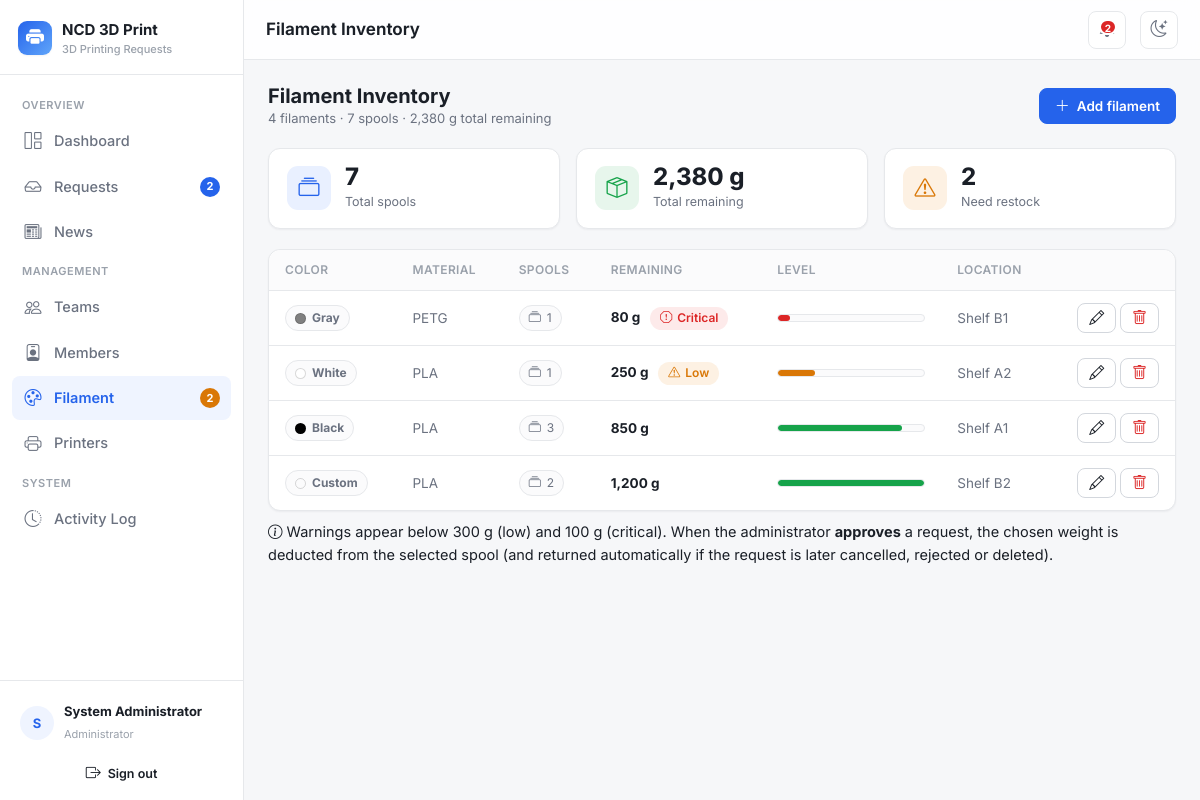
The app's page /filament (signed in) with its own data.
### tables this page shows
CREATE TABLE `filament` (
    `id`               INT UNSIGNED NOT NULL AUTO_INCREMENT,
    `color`            VARCHAR(80) NOT NULL,
    `material`         VARCHAR(60) DEFAULT NULL,
    `remaining_weight` DECIMAL(8,1) NOT NULL DEFAULT 0,
    `spools`           INT UNSIGNED NOT NULL DEFAULT 1,
    `location`         VARCHAR(120) DEFAULT NULL,
    `notes`            TEXT DEFAULT NULL,
    `created_at`       DATETIME NOT NULL DEFAULT CURRENT_TIMESTAMP,
    `updated_at`       DATETIME NOT NULL DEFAULT CURRENT_TIMESTAMP ON UPDATE CURRENT_TIMESTAMP,
    PRIMARY KEY (`id`)
);

### core/Controller.php (called while the page is built, shortened)
<?php
abstract class Controller
{
    protected function view(string $view, array $data = [], ?string $layout = 'main'): void
    {
        extract($data, EXTR_SKIP);
        $viewFile = __DIR__ . '/../views/' . $view . '.php';
        require $viewFile;
    }
}

### controllers/FilamentController.php (called while the page is built, shortened)
<?php
class FilamentController extends Controller
{
    private Filament $filament;
    public function __construct()
    {
        $this->filament = new Filament();
    }
    public function index(): void
    {
        $this->view('filament/index', [
            'pageTitle' => 'Filament Inventory',
            'spools'    => $this->filament->allSorted(),
        ]);
    }
}

### core/Router.php (called while the page is built, shortened)
<?php
class Router
{
    public function dispatch(string $url): void
    {
        $url = trim($url, '/');
        $segments = $url === '' ? [] : explode('/', $url);
        $action         = $segments[1] ?? 'index';
        $params         = array_slice($segments, 2);
        $controller = new $className();
        $action = preg_replace('/[^a-zA-Z0-9_]/', '', $action);
        call_user_func_array([$controller, $action], $params);
    }
}

### index.php (called while the page is built, shortened)
<?php
require __DIR__ . '/config/database.php';
require __DIR__ . '/helpers/functions.php';
$router = new Router();
$router->dispatch($_GET['url'] ?? '');

### core/Model.php (called while the page is built, shortened)
<?php
abstract class Model
{
    protected PDO $db;
    public function __construct()
    {
        $this->db = Database::getConnection();
    }
    protected function run(string $sql, array $params = []): PDOStatement
    {
        $stmt = $this->db->prepare($sql);
        $stmt->execute($params);
        return $stmt;
    }
    protected function fetchAll(string $sql, array $params = []): array
    {
        return $this->run($sql, $params)->fetchAll();
    }
}

### config/database.php (called while the page is built)
<?php
class Database
{
    private static ?PDO $instance = null;
    public static function getConnection(): PDO
    {
        if (self::$instance === null) {
            $dsn = 'mysql:host=' . DB_HOST . ';dbname=' . DB_NAME . ';charset=' . DB_CHARSET;
            $options = [
                PDO::ATTR_ERRMODE            => PDO::ERRMODE_EXCEPTION,
                PDO::ATTR_DEFAULT_FETCH_MODE => PDO::FETCH_ASSOC,
                PDO::ATTR_EMULATE_PREPARES   => false,
            ];
            try {
                self::$instance = new PDO($dsn, DB_USER, DB_PASS, $options);
            } catch (PDOException $e) {
                if (APP_DEBUG) {
                    die('Database connection failed: ' . $e->getMessage());
                }
                die('Database connection failed. Please check config/config.php.');
            }
        }
        return self::$instance;
    }
}

### models/Filament.php (called while the page is built, shortened)
<?php
class Filament extends Model
{
    public function allSorted(): array
    {
        return $this->fetchAll("SELECT * FROM filament ORDER BY remaining_weight ASC");
    }
}

### helpers/functions.php (called while the page is built, shortened)
<?php
function base_path(): string
{
    static $base = null;
    if ($base === null) {
        $dir = str_replace('\\', '/', dirname($_SERVER['SCRIPT_NAME'] ?? ''));
        $base = ($dir === '/' || $dir === '.') ? '' : rtrim($dir, '/');
    }
    return $base;
}
function url(string $path = ''): string
{
    return base_path() . '/' . ltrim($path, '/');
}
function e(?string $value): string
{
    return htmlspecialchars($value ?? '', ENT_QUOTES, 'UTF-8');
}
function filament_level($grams): string
{
    $g = (float) $grams;
    if ($g < FILAMENT_WARN_CRIT) return 'crit';
    if ($g < FILAMENT_WARN_LOW)  return 'warn';
    return '';
}

### views/filament/index.php (the view, shortened to what this page needs)
<?php
$total = 0; $totalSpools = 0;
foreach ($spools as $s) { $total += (float) $s['remaining_weight']; $totalSpools += (int) ($s['spools'] ?? 1); }
?>
<div class="page-head">
    <div>
        <h2>Filament Inventory</h2>
        <div class="sub"><?= count($spools) ?> filaments · <?= $totalSpools ?> spools · <?= number_format($total) ?> g total remaining</div>
    </div>
    <button class="btn2 primary" data-modal="#filModal" data-title="Add Filament"
            data-set-id="" data-set-color="" data-set-material="PLA" data-set-remaining_weight="1000" data-set-spools="1" data-set-location="" data-set-notes="">
        <i class="bi bi-plus-lg"></i> Add filament
    </button>
</div>
<div class="stat-grid" style="grid-template-columns:repeat(auto-fit,minmax(200px,1fr));">
    <div class="stat">
        <span class="stat-icon i-blue"><i class="bi bi-collection"></i></span>
        <div><div class="stat-num"><?= $totalSpools ?></div><div class="stat-label">Total spools</div></div>
    </div>
    <div class="stat">
        <span class="stat-icon i-green"><i class="bi bi-box-seam"></i></span>
        <div><div class="stat-num"><?= number_format($total) ?> g</div><div class="stat-label">Total remaining</div></div>
    </div>
    <div class="stat">
        <span class="stat-icon i-amber"><i class="bi bi-exclamation-triangle"></i></span>
        <div><div class="stat-num"><?= count(array_filter($spools, fn($s) => filament_level($s['remaining_weight']) !== '')) ?></div><div class="stat-label">Need restock</div></div>
    </div>
</div>
<div class="card2">
    <div class="card2-body tight">
        <div class="table-wrap">
            <table class="table2">
                <thead><tr><th>Color</th><th>Material</th><th>Spools</th><th>Remaining</th><th style="width:180px;">Level</th><th>Location</th><th></th></tr></thead>
                <tbody>
                <?php if (!$spools): ?>
                    <tr><td colspan="7"><div class="empty"><i class="bi bi-palette"></i>No filament recorded yet.</div></td></tr>
                <?php else: foreach ($spools as $s):
                    $lvl = filament_level($s['remaining_weight']);
                    $pct = min(100, round((float) $s['remaining_weight'] / 1000 * 100));
                ?>
                    <tr>
                        <td>
                            <span class="pill"><span class="color-dot" style="background: <?= e(strtolower($s['color'])) ?>;"></span> <strong><?= e($s['color']) ?></strong></span>
                        </td>
                        <td class="muted"><?= e($s['material'] ?: '—') ?></td>
                        <td><span class="pill"><i class="bi bi-collection"></i> <?= (int) ($s['spools'] ?? 1) ?></span></td>
                        <td>
                            <strong><?= number_format((float) $s['remaining_weight']) ?> g</strong>
                            <?php if ($lvl === 'crit'): ?>
                                <span class="badge2 status-rejected" style="margin-left:6px;"><i class="bi bi-exclamation-octagon"></i> Critical</span>
                            <?php elseif ($lvl === 'warn'): ?>
                                <span class="badge2 priority-medium" style="margin-left:6px;"><i class="bi bi-exclamation-triangle"></i> Low</span>
                            <?php endif; ?>
                        </td>
                        <td>
                            <div class="meter <?= $lvl ?>"><span style="width: <?= max(3, $pct) ?>%;"></span></div>
                        </td>
                        <td class="muted"><?= e($s['location'] ?: '—') ?></td>
                        <td style="text-align:right; white-space:nowrap;">
                            <button class="btn2 sm" data-modal="#filModal" data-title="Edit Filament"
                                    data-set-id="<?= $s['id'] ?>"
                                    data-set-color="<?= e($s['color']) ?>"
                                    data-set-material="<?= e($s['material']) ?>"
                                    data-set-remaining_weight="<?= e((string) $s['remaining_weight']) ?>"
                                    data-set-spools="<?= (int) ($s['spools'] ?? 1) ?>"
                                    data-set-location="<?= e($s['location']) ?>"
                                    data-set-notes="<?= e($s['notes']) ?>">
                                <i class="bi bi-pencil"></i>
                            </button>
                            <form method="post" action="<?= url('filament/delete/' . $s['id']) ?>" style="display:inline;"
                                  data-confirm="Remove this filament spool?">
                                <button class="btn2 sm danger"><i class="bi bi-trash"></i></button>
                            </form>
                        </td>
                    </tr>
                <?php endforeach; endif; ?>
                </tbody>
            </table>
        </div>
    </div>
</div>
<p class="hint" style="margin-top:10px;">
    <i class="bi bi-info-circle"></i>
    Warnings appear below <?= FILAMENT_WARN_LOW ?> g (low) and <?= FILAMENT_WARN_CRIT ?> g (critical).
    When the administrator <strong>approves</strong> a request, the chosen weight is deducted from the selected spool
    (and returned automatically if the request is later cancelled, rejected or deleted).
</p>

### records on screen
filament: color "Gray", material "PETG", spools "1", remaining_weight "80", shows "Critical", location "Shelf B1"
filament: color "White", material "PLA", spools "1", remaining_weight "250", shows "Low", location "Shelf A2"
filament: color "Black", material "PLA", spools "3", remaining_weight "850", location "Shelf A1"
filament: color "Custom", material "PLA", spools "2", remaining_weight "1,200", location "Shelf B2"

### other values on screen
APP_NAME "NCD 3D Print"
APP_TAGLINE "3D Printing Requests"
$label "Dashboard Requests News Teams Members Filament Printers Activity Log"
$badge "2 2"
$initials "S"
$user['name'] "System Administrator"
$pageTitle "Filament Inventory"
$badgePending "2"
count($spools) "4"
$totalSpools "7"
$total "2,380"
FILAMENT_WARN_LOW "300"
FILAMENT_WARN_CRIT "100"
